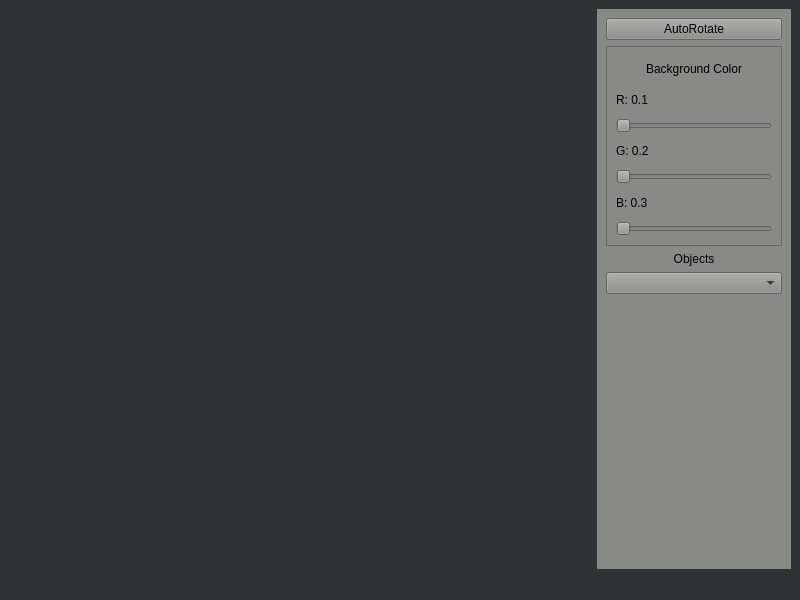
<?xml version="1.0" encoding="UTF-8"?>
<ui version="4.0">
 <class>MainWindow</class>
 <widget class="QMainWindow" name="MainWindow">
  <property name="geometry">
   <rect>
    <x>0</x>
    <y>0</y>
    <width>800</width>
    <height>600</height>
   </rect>
  </property>
  <property name="windowTitle">
   <string>MainWindow</string>
  </property>
  <property name="styleSheet">
   <string notr="true">background-color: rgb(46, 52, 54);</string>
  </property>
  <widget class="QWidget" name="centralwidget">
   <layout class="QHBoxLayout" name="horizontalLayout" stretch="3,1">
    <item>
     <widget class="QtVulkanWindow" name="widget_vulkan" native="true"/>
    </item>
    <item>
     <widget class="QFrame" name="frame_controller">
      <property name="maximumSize">
       <size>
        <width>200</width>
        <height>16777215</height>
       </size>
      </property>
      <property name="styleSheet">
       <string notr="true">background-color: rgb(136, 138, 133);</string>
      </property>
      <layout class="QVBoxLayout" name="verticalLayout">
       <item>
        <widget class="QPushButton" name="button_render">
         <property name="maximumSize">
          <size>
           <width>200</width>
           <height>16777215</height>
          </size>
         </property>
         <property name="text">
          <string>AutoRotate</string>
         </property>
        </widget>
       </item>
       <item>
        <widget class="QFrame" name="frame">
         <property name="minimumSize">
          <size>
           <width>0</width>
           <height>200</height>
          </size>
         </property>
         <property name="frameShape">
          <enum>QFrame::StyledPanel</enum>
         </property>
         <property name="frameShadow">
          <enum>QFrame::Raised</enum>
         </property>
         <layout class="QVBoxLayout" name="verticalLayout_2">
          <item>
           <widget class="QLabel" name="label_4">
            <property name="text">
             <string>Background Color</string>
            </property>
            <property name="alignment">
             <set>Qt::AlignCenter</set>
            </property>
           </widget>
          </item>
          <item>
           <widget class="QLabel" name="label_red">
            <property name="text">
             <string>R: 0.1</string>
            </property>
           </widget>
          </item>
          <item>
           <widget class="QSlider" name="slider_red">
            <property name="orientation">
             <enum>Qt::Horizontal</enum>
            </property>
           </widget>
          </item>
          <item>
           <widget class="QLabel" name="label_green">
            <property name="text">
             <string>G: 0.2</string>
            </property>
           </widget>
          </item>
          <item>
           <widget class="QSlider" name="slider_green">
            <property name="orientation">
             <enum>Qt::Horizontal</enum>
            </property>
           </widget>
          </item>
          <item>
           <widget class="QLabel" name="label_blue">
            <property name="text">
             <string>B: 0.3</string>
            </property>
           </widget>
          </item>
          <item>
           <widget class="QSlider" name="slider_blue">
            <property name="orientation">
             <enum>Qt::Horizontal</enum>
            </property>
           </widget>
          </item>
         </layout>
        </widget>
       </item>
       <item>
        <widget class="QLabel" name="label_5">
         <property name="text">
          <string>Objects</string>
         </property>
         <property name="alignment">
          <set>Qt::AlignCenter</set>
         </property>
        </widget>
       </item>
       <item>
        <widget class="QComboBox" name="comboBox_object">
         <property name="currentText">
          <string/>
         </property>
        </widget>
       </item>
       <item>
        <spacer name="verticalSpacer">
         <property name="orientation">
          <enum>Qt::Vertical</enum>
         </property>
         <property name="sizeHint" stdset="0">
          <size>
           <width>20</width>
           <height>40</height>
          </size>
         </property>
        </spacer>
       </item>
      </layout>
     </widget>
    </item>
   </layout>
  </widget>
  <widget class="QMenuBar" name="menubar">
   <property name="geometry">
    <rect>
     <x>0</x>
     <y>0</y>
     <width>800</width>
     <height>28</height>
    </rect>
   </property>
  </widget>
  <widget class="QStatusBar" name="statusbar"/>
 </widget>
 <customwidgets>
  <customwidget>
   <class>QtVulkanWindow</class>
   <extends>QWidget</extends>
   <header location="global">qtvulkanwindow.h</header>
   <container>1</container>
  </customwidget>
 </customwidgets>
 <resources/>
 <connections/>
</ui>
